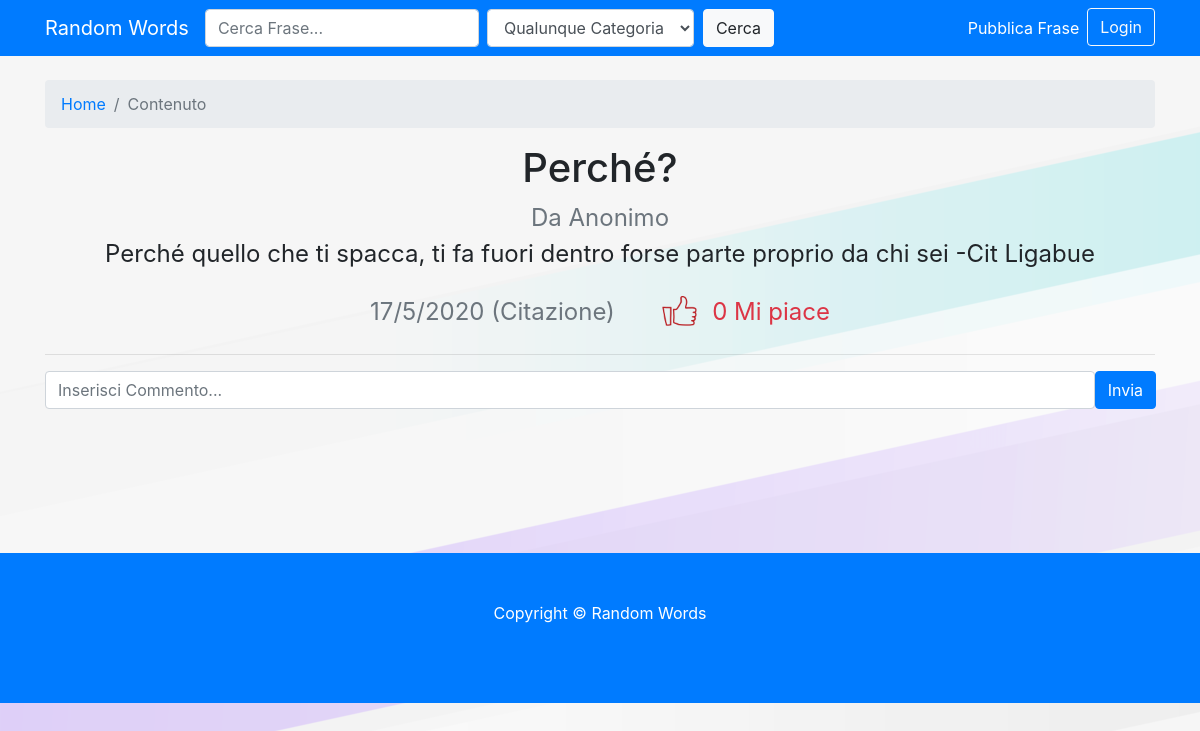
The app's page /contenuto/34/ with its own data.
### randomwords/models.py (models this page shows, shortened)
class Contenuto(models.Model):
    Cod_Cont=models.AutoField(primary_key=True)
    testo=models.CharField(max_length=500)
    titolo=models.CharField(max_length=50,default="")
    data=models.DateTimeField(auto_now_add=True)
    approvato=models.IntegerField()
    estrazioni=models.IntegerField()
    Cod_Utente = models.ForeignKey(Utente, on_delete=models.CASCADE)
    Cod_Cate=models.ForeignKey(Categoria, on_delete=models.CASCADE)

class Utente(models.Model):
    Cod_Utente=models.AutoField(primary_key=True)
    nickname=models.CharField(max_length=30)
    password=models.CharField(max_length=70)
    email=models.CharField(max_length=30)
    descrizione=models.CharField(max_length=200)
    permesso=models.IntegerField()

### randomwords/views.py (the view, shortened to what this page needs)
# urls.py: path('contenuto/<int:cod>/',views.contenuto,name="contenuto"),
def contenuto(request,cod):
    b=cookies(request)
    if b==0:
        login=False
        op=False
    elif b==1:
        login=True
        op=False
    elif (b==2) or (b==3):
        login=True
        op=True
    elif b==-1:
        return redirect("/")
    elif b==-2:
        return redirect("/")
    try:
        pre=request.META['HTTP_REFERER']
        if pre==request.build_absolute_uri():
            pre=False
    except:
        pre=False
    forminvio=Commento()
    scelte=sceltecategorie()
    query=Contenuto.objects.filter(Cod_Cont=int(cod))
    conte=listeindex(query,2,request,login)[0]
    admin=False
    if login==True:
        cooki=request.COOKIES.get('sessione')
        utente=Sessione.objects.filter(Cod_Sessio=cooki)[0].Cod_Utente
        if utente.permesso==2:
            admin=True
    query=Commento.objects.filter(Cod_Cont=int(cod)).order_by('-data')
    commenti=[]
    i=0
    return render(request, 'contenuto.html',{'login': login,'op':op,'form':forminvio,'scelte':scelte,'conte':conte,'commenti':commenti,'pre':pre})

### randomwords/views.py (called while the page is built)
def cookies(request):
    if request.COOKIES.get('sessione'):
        cookies=request.COOKIES.get('sessione')
        query=Sessione.objects.filter(Cod_Sessio=cookies)
        if len(query)==0:
            return -1
        if query[0].Cod_Utente.nickname=="Anonimo":
            return 0
        elif query[0].Cod_Utente.permesso==0:
            return 1
        elif query[0].Cod_Utente.permesso==1:
            return 2
        elif query[0].Cod_Utente.permesso==2:
            return 3
    else:
        x_forwarded_for = request.META.get('HTTP_X_FORWARDED_FOR')
        if x_forwarded_for:
            ip = x_forwarded_for.split(',')[0]
        else:
            ip = request.META.get('REMOTE_ADDR')
        query=Sessione.objects.filter(ip=ip)
        if len(query)==0:
            return 0
        return -2

def sceltecategorie():
    scelte=[]
    query=Categoria.objects.all()
    i=0
    for i in range(len(query)):
        if query[i].nomecategoria!="Nessuna":
            info = {
                "id": str(query[i].Cod_Cate),
                "nome": query[i].nomecategoria,
            }
            scelte.append(info)
    return scelte

### randomwords/templates/contenuto.html (shortened to what this page needs)
{% extends "base.html" %}
{% block content %}
<div class="container">
<br>
<ol class="breadcrumb">
  <li class="breadcrumb-item">
    <a href="/">Home</a>
  </li>
  <li class="breadcrumb-item active">Contenuto</li>
</ol>
<center>
<font size="+2">
  <h1>{{conte.titolo}}</h1>
  {% if conte.booleanlink %}
  <a href="{{conte.autorelink}}" class="card-subtitle mb-2 text-muted">Da {{conte.autore}}</a>
  {% else %}
  <a class="mb-2 text-muted">Da {{conte.autore}}</a>
  {% endif %}
  <p>{{conte.frase}}</p>
  <a class="mb-2 text-muted">{{conte.data}} {{conte.categoria}} &nbsp;&nbsp;&nbsp;&nbsp;</a>
  <a href="{{conte.likelink}}"><img src={% if conte.likeb %}"/static/img/like2.png"{% else %}"/static/img/like1.png"{% endif %} href="#"  height="50" width="50"></a>
  <a class="text-danger">{{conte.like}} Mi piace</a>
</font>
</center>
<hr>
<form action="" method="post" class="input-group-prepend">{% csrf_token %}
  <input maxlength="100" class="form-control" id="testo" name="testo" placeholder="Inserisci Commento...">
  <button type="submit" class="btn btn-primary">Invia</button>
</form>
<br>
<br>
<br>
<br>
<br>
<br>
</div>
{% endblock %}

### randomwords/static/css/css2.css (style rules this page uses)
body { padding-top: 56px; }

### randomwords/templates/base.html (style rules this page uses)
body { background-image: url("/static/img/background.png"); background-color: #cccccc; }

### records on screen
Contenuto: titolo "Perché?", frase "Perché quello che ti spacca, ti fa fuori dentro forse parte proprio da chi sei -Cit Ligabue"
Utente: autore "Anonimo"

### other values on screen
{{ conte.data }} "17/5/2020"
{{ conte.categoria }} "(Citazione)"
{{ conte.like }} "0"
